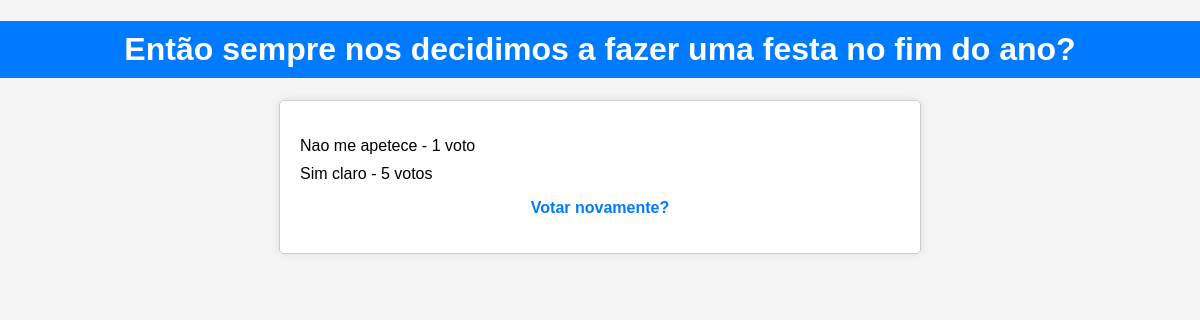
/votacao/1/resultados, run on the app's committed database.
### votacao/models.py (models this page shows, shortened)
class Questao(models.Model):
    questao_texto = models.CharField(max_length=200)
    pub_data = models.DateTimeField('data de publicacao')

class Opcao(models.Model):
    questao = models.ForeignKey(Questao, on_delete=models.CASCADE)
    opcao_texto = models.CharField(max_length=200)
    votos = models.IntegerField(default=0)

### votacao/views.py (the view)
# urls.py: path('<int:questao_id>/resultados', views.resultados, name='resultados'),
def resultados(request, questao_id):
    questao = get_object_or_404(Questao, pk=questao_id)
    return render(request, 'votacao/resultados.html', {'questao': questao})

### votacao/templates/votacao/resultados.html (shortened to what this page needs)
<!DOCTYPE html>
{% load static %}
<html lang="en">
<head>
    <link rel="stylesheet" type="text/css" href="{% static 'votacao/resultados_styles.css' %}">
</head>
<body>
    <h1>{{ questao.questao_texto }}</h1>
    <div class="container">
        <ul>
            {% for opcao in questao.opcao_set.all %}
            <li>
                {{ opcao.opcao_texto }} - {{ opcao.votos }} voto{{ opcao.votos|pluralize }}
            </li>
            {% endfor %}
        </ul>
        <p><a href="{% url 'votacao:detalhe' questao.id %}">Votar novamente?</a></p>
    </div>
</body>
</html>

### votacao/static/votacao/resultados_styles.css (style rules this page uses)
body { font-family: Arial, sans-serif; background-color: #f5f5f5; margin: 0; padding: 0; }
h1 { background-color: #007bff; color: #fff; padding: 10px; text-align: center; }
.container { max-width: 600px; margin: 20px auto; padding: 20px; background-color: #fff; border: 1px solid #ccc; border-radius: 5px; box-shadow: 0 0 10px rgba(0, 0, 0, 0.1); }
ul { list-style-type: none; padding: 0; }
li { margin-bottom: 10px; }
a { text-decoration: none; color: #007bff; font-weight: bold; }
p { text-align: center; color: #333; }

### data on the page
Questao: questao_texto "Então sempre nos decidimos a fazer uma festa no fim do ano?"
Opcao: opcao_texto "Nao me apetece", votos "1"
Opcao: opcao_texto "Sim claro", votos "5"
